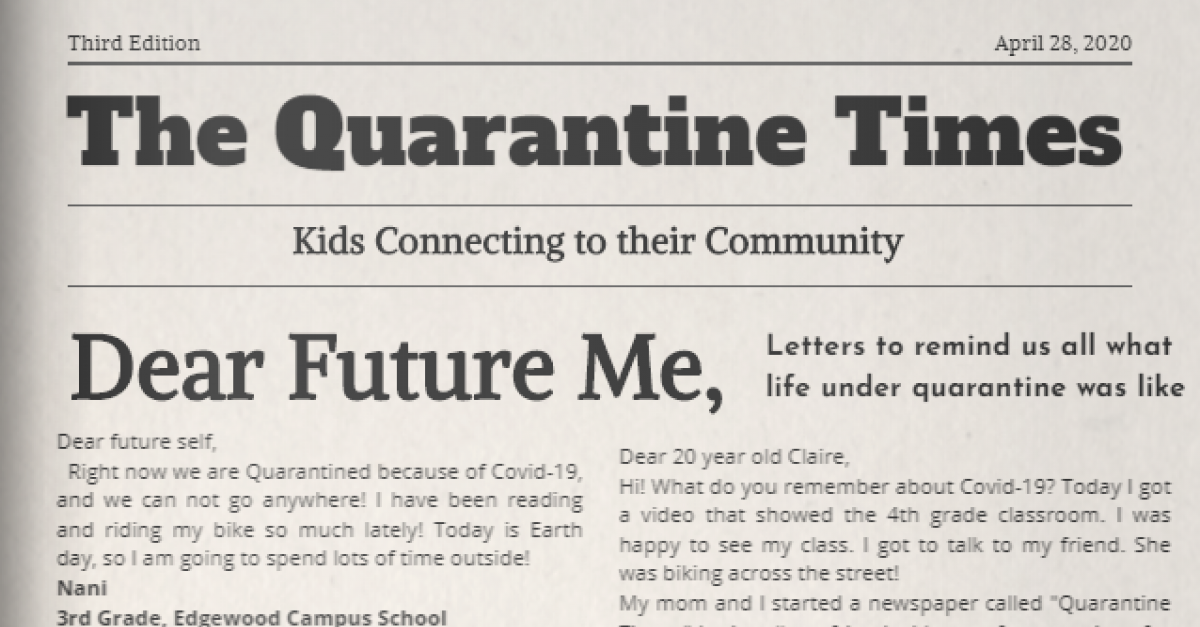
#> input picture Computer Vision/Udemy Jose Portilla/03-Video-Basics/5_gazete.png, 1200 x 627 px, found by its file name
$ jupyter execute Ornek3.7.ipynb   (shell and % lines are left out)
#> lines starting #> are read from the running program, lines starting #| are printed output that depends on the picture; after the words box and inside, x2 and y2 are one past the last pixel; in counts of white or black regions, pixels touching at a corner belong together
[cell 1]
import numpy as np
import cv2

import matplotlib.pyplot as plt

[cell 2]
# Örnek 3.7 - adaptiveThreshold thresholding

orijinalResim = cv2.imread('DATA/5_gazete.png',0)
#> orijinalResim: shape (627, 1200); min 49, max 242, mean 205.4
sonuc1 = cv2.adaptiveThreshold(orijinalResim,255,cv2.ADAPTIVE_THRESH_MEAN_C,cv2.THRESH_BINARY,55,1)
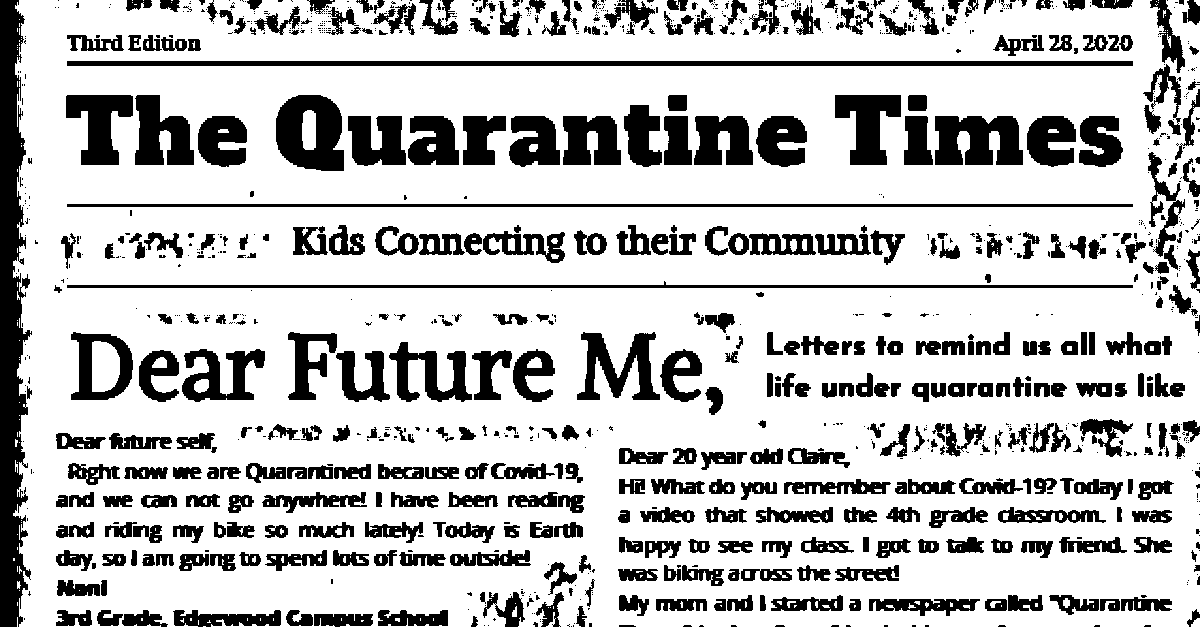
#> sonuc1: shape (627, 1200); 76.4% white; 1140 black regions (691 under 20 px), largest, box (x1, y1, x2, y2) and area: (0, 0, 32, 627) 13118, (67, 61, 1133, 66) 5330, (276, 95, 344, 171) 3811
sonuc2 = cv2.adaptiveThreshold(orijinalResim,255,cv2.ADAPTIVE_THRESH_GAUSSIAN_C,cv2.THRESH_BINARY,55,1)
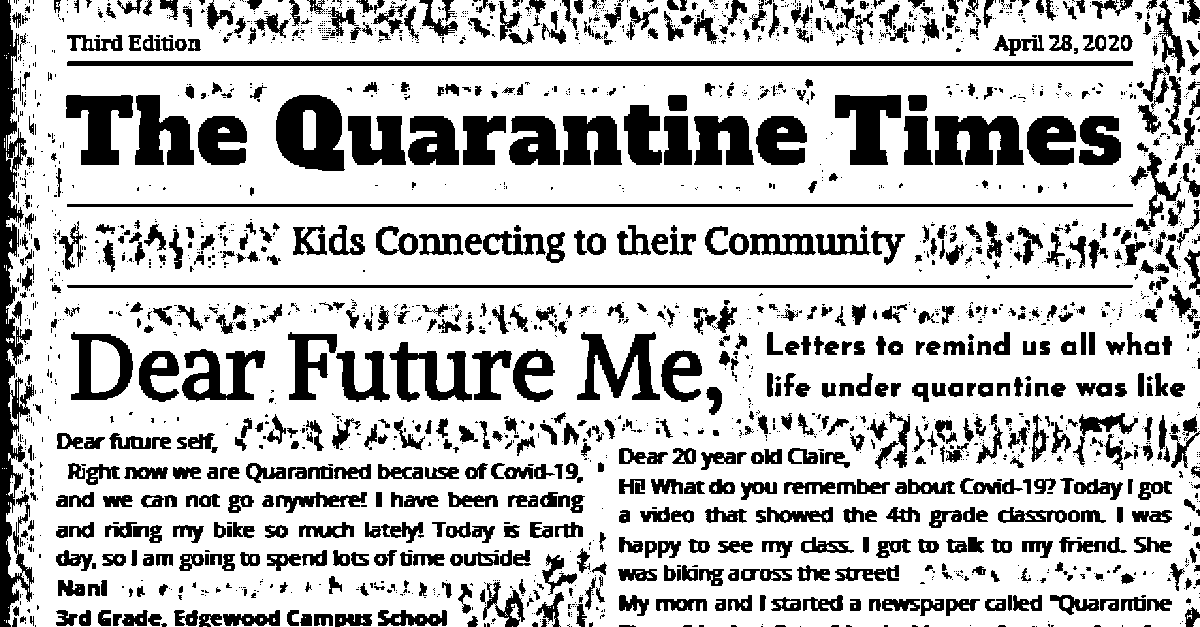
#> sonuc2: shape (627, 1200); 75.3% white; 2482 black regions (1680 under 20 px), largest, box (x1, y1, x2, y2) and area: (0, 0, 34, 627) 9120, (67, 61, 1133, 66) 5329, (276, 95, 345, 171) 3801
sonuc3 = cv2.adaptiveThreshold(orijinalResim,255,cv2.ADAPTIVE_THRESH_MEAN_C,cv2.THRESH_BINARY_INV,55,1)

f, eksen = plt.subplots(2,2)
eksen[0,0].imshow(orijinalResim, cmap="gray")
eksen[0,1].imshow(sonuc1, cmap="gray")
eksen[1,0].imshow(sonuc2, cmap="gray")
eksen[1,1].imshow(sonuc3, cmap="gray")
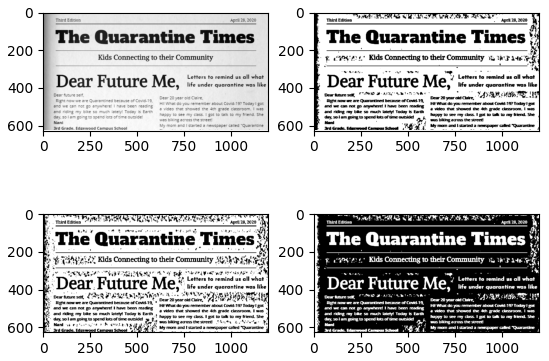
#> figure drawn by matplotlib, 4 panels
